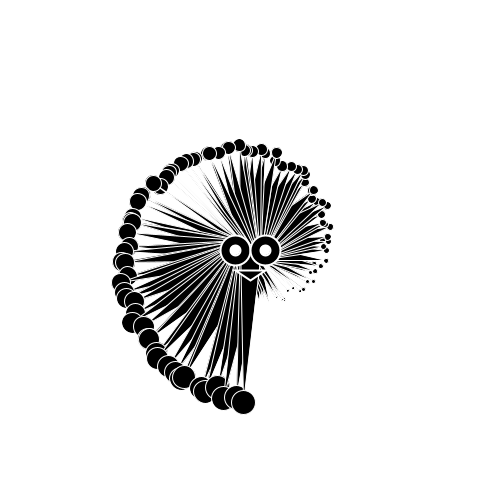
Frame 1 (no input)
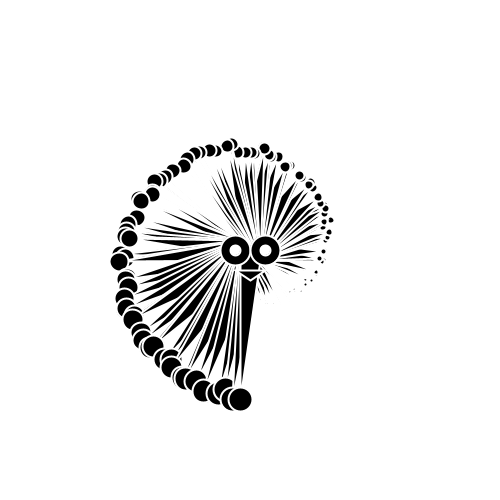
Frame 60 (the mouse pressed at the canvas centre just before this capture)
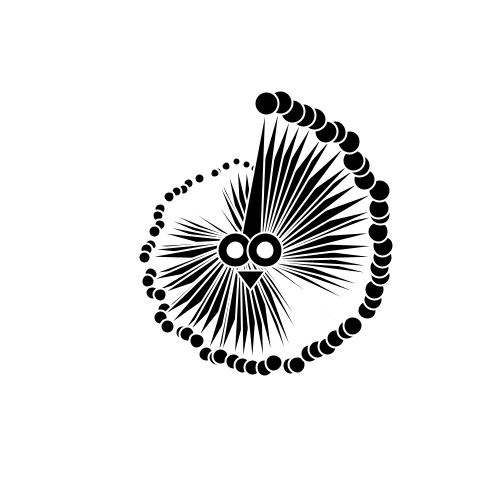
Frame 120 (the mouse held since frame 60 and released just before this capture)

The Processing sketch that drew these frames (run headless with seeded random() and noise(); from frame 60 on, the mouse is pressed at the canvas centre):

// Processing sketch: monster6
// ── monster6.pde
int points = 100;
float spAm = 360; // spiral angle maximum
float radius = 100; // spiral radius
float jiggle = 5; // jiggle - affects the noise animation
float rdec = radius/points;
float xv, yv, angle,flx, fly,ainc,md,spA,dx; // helping tools ,]

void setup(){
  size(500,500);
  flx = width/2;
  fly = height/2;
  md = dist(width/2,height/2,width,height);
  spA = spAm;  
}

void draw(){

  background(255);
  noStroke();
  stroke(255);
  fill(0);
  
  // mouse interaction:
  dx = mouseY/ (float) height;
  spA = dx*spAm + 360;
  ainc = spA/points;
  
  for(int i=0;i<points;i++){
    // preparing for sin/cos
    angle = ainc * i;
    
    // calculating vertex position + jiggeling with random - rdec*i is making the spiral effect
    xv = sin(radians(angle)) * (rdec*i+50) + flx + random(-jiggle,jiggle);
    yv = cos(radians(angle)) * (rdec*i+50) + fly + random(-jiggle,jiggle);
    
    triangle(flx+10,fly+10,flx-10,fly-10,xv,yv);
    ellipseMode(CENTER);
    ellipse(xv,yv,i/4,i/4);
    
  
    
  }
  stroke(255);
  strokeWeight(2);
  ellipse(flx-15,fly,30+dx*10,30+dx*10); // right eye
  ellipse(flx+15,fly,30+dx*10,30+dx*10); // left eye
  triangle(flx-15,fly+20,flx+15,fly+20,flx,fly+30+dx*20); // mouth
  
  fill(255);
  ellipse(flx-15,fly,10+dx*10,10+dx*10); // right inner eye
  ellipse(flx+15,fly,10+dx*10,10+dx*10); // left inner eye
}
